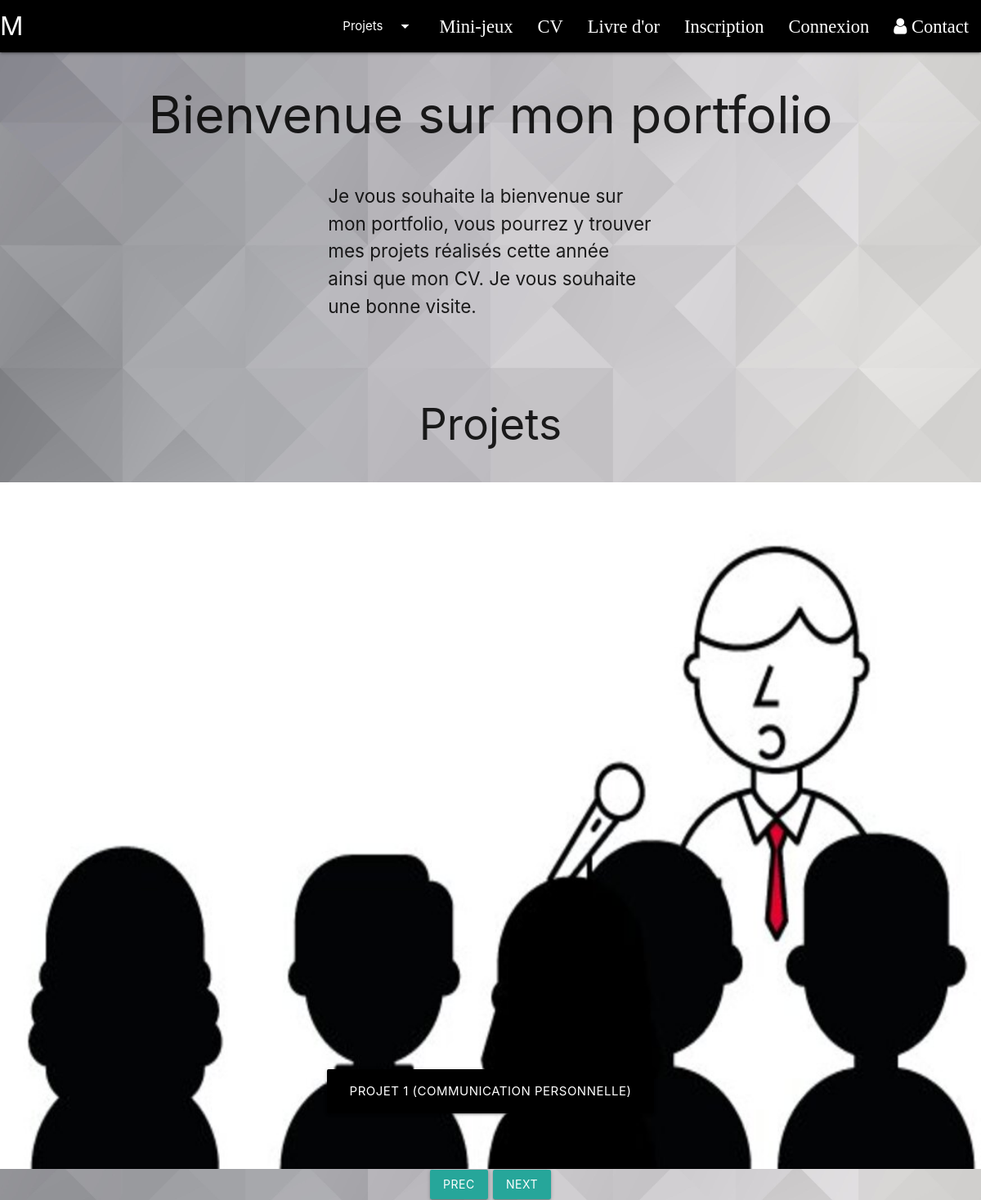
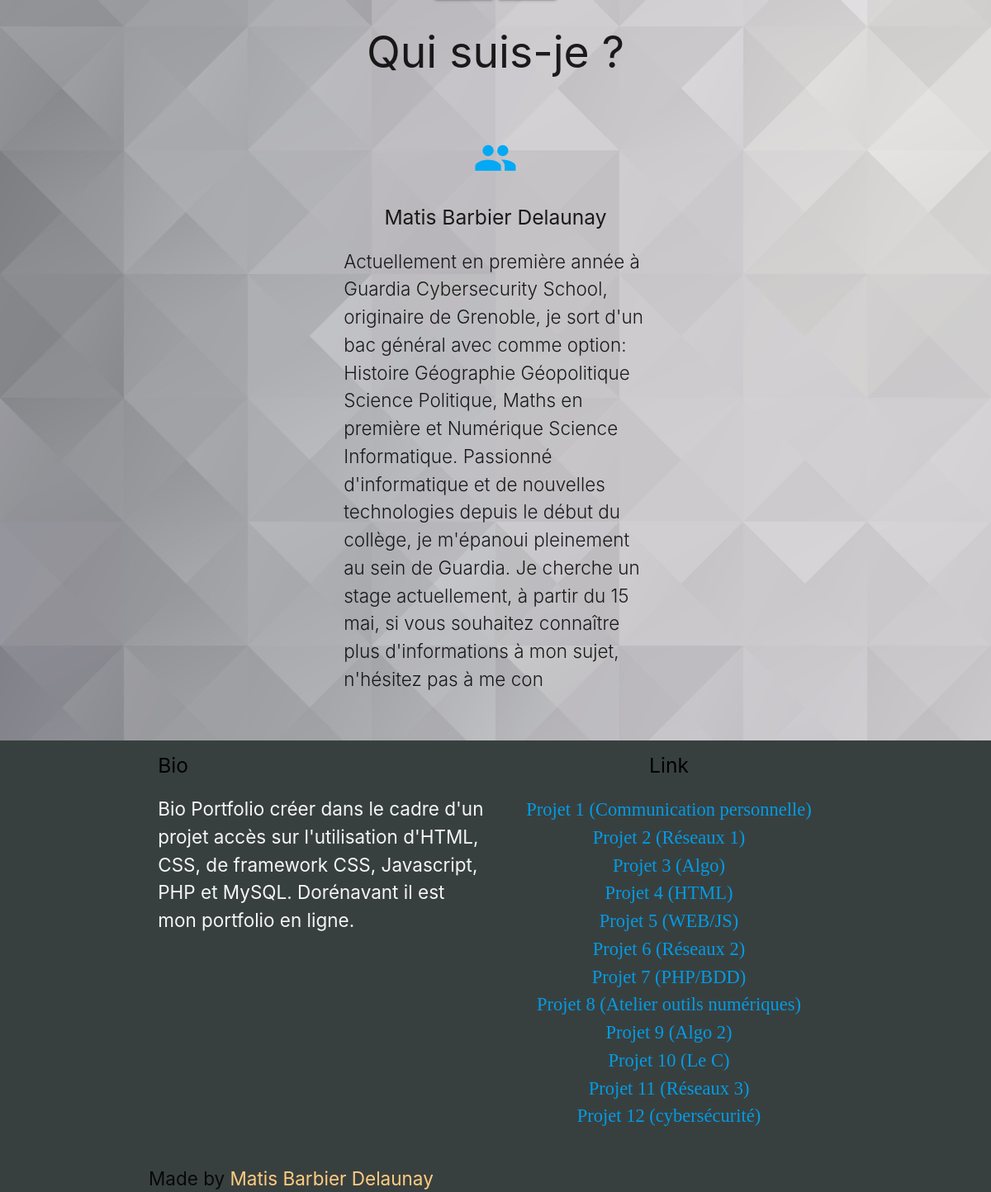
The page / on the database its author committed (2 pictures, top to bottom).
### tables this page shows
CREATE TABLE IF NOT EXISTS `accueil` (
  `titre` varchar(100) NOT NULL,
  `presentation` varchar(250) NOT NULL,
  `nom1` varchar(50) NOT NULL,
  `bioNom1` varchar(500) NOT NULL,
  `bioFooter` varchar(250) NOT NULL,
  PRIMARY KEY (`titre`)
);

CREATE TABLE IF NOT EXISTS `projets` (
  `ID` int NOT NULL AUTO_INCREMENT,
  `nomProjet` varchar(2000) NOT NULL,
  `titre` varchar(2000) NOT NULL,
  `presentation` varchar(2000) NOT NULL,
  `description1` varchar(2000) NOT NULL,
  `description2` varchar(2000) NOT NULL,
  `imageCarousel1` varchar(2000) NOT NULL,
  `alt1` varchar(250) NOT NULL,
  `imageCarousel2` varchar(2000) NOT NULL,
  `alt2` varchar(550) NOT NULL,
  `imageCarousel3` varchar(2000) NOT NULL,
  `alt3` varchar(550) NOT NULL,
  `imageAccueil` varchar(2000) NOT NULL,
  `altA` varchar(550) NOT NULL,
  PRIMARY KEY (`ID`)
);

### index.php (the view, shortened to what this page needs)
<?php
  require "conf/config.php"
?>
<!DOCTYPE html>
<html lang="en">
<head>
  <link href="css/materialize.css" type="text/css" rel="stylesheet" />
  <link href="css/style.css" type="text/css" rel="stylesheet" />
  <link rel="stylesheet" href="https://cdnjs.cloudflare.com/ajax/libs/font-awesome/4.7.0/css/font-awesome.min.css">
  <link rel="stylesheet" href="https://cdnjs.cloudflare.com/ajax/libs/animate.css/4.1.1/animate.min.css"
  />
  <link rel="stylesheet" href="css/animate.css">
</head>
<body>
  <?php
  require "components/menueA.php"
  ?>
  <?php
    $sql = "SELECT * FROM accueil";
    $pre = $pdo->prepare($sql);
    $pre->execute();
    $accueil = $pre->fetch(PDO::FETCH_ASSOC);
  ?>
  <div>
    <h1 class="center animate__animated animate__bounceInLeft wow" data-wow-duration="1s"><?php echo $accueil['titre'] ?></h1>
  </div>
  <div class="container">
    <div class="row">
      <div class="col s12 m12 l6 offset-l3">
        <p><?php echo $accueil['presentation'] ?></p>
      </div>
    </div>
  </div>
  <div id="test">
    <h2 class="center animate__animated animate__zoomInDown wow" data-wow-duration="2s">Projets</h2>
  </div>
  <div class="carousel carousel-slider center" id="carousel" >
    <?php
    $sql = "SELECT * FROM projets";
    $pre = $pdo->prepare($sql);
    $pre->execute();
    $projets = $pre->fetchAll(PDO::FETCH_ASSOC);
    foreach($projets as $projet){ ?>
    <div class="carousel-item">
      <img src="<?php echo $projet['imageAccueil'];?>" alt="<?php echo $projet['altA'];?>">
      <div class="carousel-fixed-item center">
        <a class="btn-large waves-effect black white-text darken-text-2" href="project.php"><?php echo $projet['nomProjet'] ?> </a>
      </div>
    </div>
    <?php } ?>
  </div>
  <div class="row">
    <div class="center col s12 m12 l12">
      <a class="btn" onclick="prev()">prec</a>
      <a class="btn" onclick="next()">next</a>
    </div>
  </div>
  <div class="container">
    <h2 class="center animate__animated animate__flash wow" data-wow-duration="1s" >Qui suis-je ?</h2>
    <div class="section">
      <div class="row">
        <div class="col s12 m12 l6 offset-l3">
          <div class="icon-block">
            <h2 class="center light-blue-text"><i class="material-icons">group</i></h2>
            <h5 class="center"><?php echo $accueil['nom1'] ?></h5>
            <p class="light animate__animated animate__backInLeft wow"><?php echo $accueil['bioNom1'] ?></p>
          </div>
        </div>
      </div>
    </div>
  </div>
  <?php
    require "components/footer.php"
  ?>
</body>
</html>

### components/footer.php
<?php
    $sql = "SELECT * FROM accueil";
    $pre = $pdo->prepare($sql);
    $pre->execute();
    $accueil = $pre->fetch(PDO::FETCH_ASSOC);
?>
<footer>
    <div class="container">
      <div class="row">
        <div class="col s12 m6 l6 ">
          <h5 class="black-text">Bio</h5>
          <p class="grey-text text-lighten-4"><?php echo $accueil['bioFooter'] ?></p>
        </div>
        <div class="col s12 m6 l6 ">
           <h5 class="center black-text">Link</h5>
          <ul class="center">
            <?php
              $sql = "SELECT * FROM projets";
              $pre = $pdo->prepare($sql);
              $pre->execute();
              $projets = $pre->fetchAll(PDO::FETCH_ASSOC);
              foreach($projets as $projet){ ?>
                <li><a href="project.php?id=<?php echo $projet['ID'] ?>" class="fa"><?php echo $projet['nomProjet'] ?></a></li>
            <?php } ?>
          </ul>
        </div>
      </div>
    </div>
    <div class="footer-copyright">
      <div class="container">
        Made by <a class="orange-text text-lighten-3" href="https://guardia.school/campus/lyon.html">Matis Barbier Delaunay</a>
      </div>
    </div>
</footer>

### css/style.css (style rules this page uses)
html { scroll-behavior: smooth; }
body { font-size : 150%; background: url(../img/back.jpg); background-size: 100%; background-attachment: fixed; margin-bottom: 0px; z-index: -1; }
.icon-block { padding: 0 15px; }
.icon-block .material-icons { font-size: inherit; }
#test { padding: 20px; }
footer { background-color: #38403F; margin-bottom: 0px; }

### rows shown on the page
accueil: titre "Bienvenue sur mon portfolio", presentation "Je vous souhaite la bienvenue sur mon portfolio, vous pourrez y trouver mes projets réalisés cette année ainsi que mon CV. Je vous souhaite une bonne visite.", nom1 "Matis Barbier Delaunay", bioNom1 "Actuellement en première année à Guardia Cybersecurity School, originaire de Grenoble, je sort d'un bac général avec comme option: Histoire Géographie Géopolitique Science Politique, Maths en première et Numérique Science Informatique. Passionné d'informatique et de nouvelles technologies depuis le début du collège, je m'épanoui pleinement au sein de Guardia. Je cherche un stage actuellement, à partir du 15 mai, si vous souhaitez connaître plus d'informations à mon sujet, n'hésitez pas à me con", bioFooter "Bio Portfolio créer dans le cadre d'un projet accès sur l'utilisation d'HTML, CSS, de framework CSS, Javascript, PHP et MySQL. Dorénavant il est mon portfolio en ligne."
projets: imageAccueil (picture), nomProjet "PROJET 1 (COMMUNICATION PERSONNELLE)", nomProjet "Projet 1 (Communication personnelle)"
projets: nomProjet "Projet 2 (Réseaux 1)"
projets: nomProjet "Projet 3 (Algo)"
projets: nomProjet "Projet 4 (HTML)"
projets: nomProjet "Projet 5 (WEB/JS)"
projets: nomProjet "Projet 6 (Réseaux 2)"
projets: nomProjet "Projet 7 (PHP/BDD)"
projets: nomProjet "Projet 8 (Atelier outils numériques)"
projets: nomProjet "Projet 9 (Algo 2)"
projets: nomProjet "Projet 10 (Le C)"
projets: nomProjet "Projet 11 (Réseaux 3)"
projets: nomProjet "Projet 12 (cybersécurité)"
